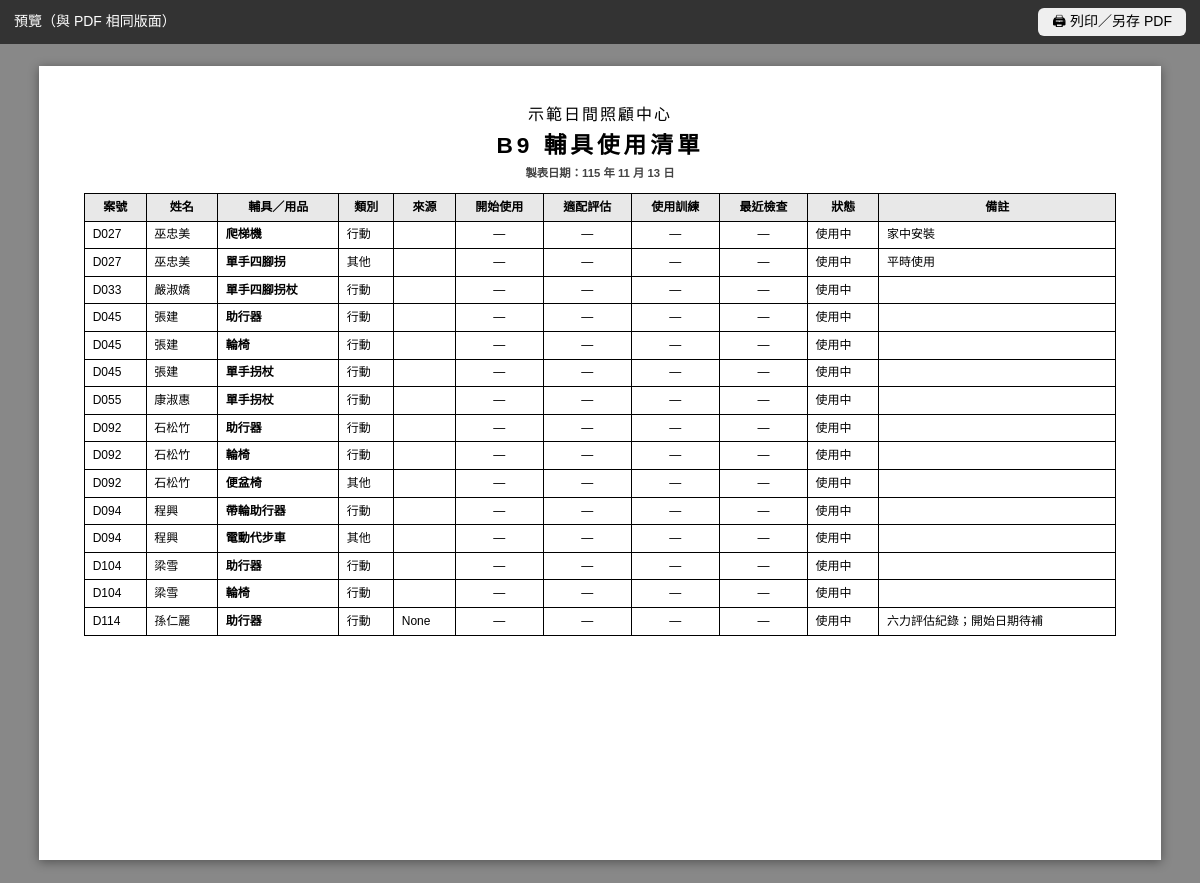
Screenshot of /print/list/aids (signed in) with the database file from the repository.
### tables this page shows
CREATE TABLE settings (key TEXT PRIMARY KEY, value TEXT);

CREATE TABLE aids (id INTEGER PRIMARY KEY, client_id INTEGER, item TEXT, category TEXT, source TEXT,
  start_date TEXT, end_date TEXT, status TEXT DEFAULT '使用中', fit_date TEXT, train_date TEXT, check_date TEXT,
  note TEXT, created TEXT, updated TEXT);

CREATE TABLE clients (id INTEGER PRIMARY KEY, case_no TEXT, name TEXT, gender TEXT, birth TEXT,
  services TEXT, supervisor TEXT, living TEXT, identity TEXT, phone TEXT, phone2 TEXT, address TEXT,
  diagnosis TEXT, status TEXT DEFAULT '在案', note TEXT, created TEXT, updated TEXT);

### app.py (the view)
@app.route("/print/list/<kind>")
@login_required
def print_list(kind):
    if kind not in ("aids", "goals", "roster"):
        abort(404)
    p = excel_payload("1900-01-01", "2999-12-31")
    return print_html("list", kind=kind, p=p, screen=True)

### app.py (called while the page is built)
def db():
    if "db" not in g:
        g.db = sqlite3.connect(DB_PATH)
        g.db.row_factory = sqlite3.Row
        g.db.execute("PRAGMA foreign_keys=ON")
    return g.db

@app.teardown_appcontext
def _close(_):
    d = g.pop("db", None)
    if d is not None:
        d.close()

def setting(key):
    r = db().execute("SELECT value FROM settings WHERE key=?", (key,)).fetchone()
    return r["value"] if r else DEFAULT_SETTINGS.get(key, "")

def to_date(s):
    if not s:
        return None
    if isinstance(s, (date, datetime)):
        return s if isinstance(s, date) and not isinstance(s, datetime) else s.date()
    s = str(s).strip().replace(".", "/").replace("-", "/")
    parts = s.split("/")
    try:
        y, m, d = (int(p) for p in parts[:3])
    except ValueError:
        return None
    if y < 1000:
        y += 1911
    try:
        return date(y, m, d)
    except ValueError:
        return None

def roc(s, sep="/"):
    d = to_date(s)
    return f"{d.year - 1911}{sep}{d.month:02d}{sep}{d.day:02d}" if d else ""

def roc_long(s):
    d = to_date(s)
    return f"{d.year - 1911} 年 {d.month} 月 {d.day} 日" if d else "　　 年　 月　 日"

def add_months(d, n):
    d = to_date(d)
    m = d.month - 1 + n
    y = d.year + m // 12
    m = m % 12 + 1
    last = [31, 29 if y % 4 == 0 and (y % 100 or y % 400 == 0) else 28, 31, 30, 31, 30, 31, 31, 30, 31, 30, 31][m - 1]
    return date(y, m, min(d.day, last))

def age_at(birth, on=None):
    b = to_date(birth)
    if not b:
        return None
    on = to_date(on) or date.today()
    return on.year - b.year - ((on.month, on.day) < (b.month, b.day))

def client_dict(row, on=None):
    c = dict(row)
    c["age"] = age_at(c.get("birth"), on)
    c["label"] = f"{c['name']}（{c['case_no']}）" if c.get("case_no") else c["name"]
    return c

def assess_dict(row):
    a = dict(row)
    a["data"] = json.loads(a["data"] or "{}")
    return a

def active_clients(status="在案"):
    q = "SELECT * FROM clients"
    args = []
    if status:
        q += " WHERE status=?"
        args.append(status)
    cs = [client_dict(r) for r in db().execute(q + " ORDER BY case_no, name", args)]
    for c in cs:
        c["due"] = due_info(c["id"])
    return cs

def login_required(f):
    @wraps(f)
    def w(*a, **k):
        if not session.get("uid"):
            return redirect(url_for("login", next=request.path))
        return f(*a, **k)
    return w

def print_html(tpl, **kw):
    return render_template(f"print_{tpl}.html", setting=setting, **kw)

### templates/print_list.html (shortened to what this page needs)
{% extends "print_base.html" %}
{% block bodyclass %}land{% endblock %}
{% block body %}
<div class="page">
  <header><div class="org">{{ p.center }}</div><h1>{{ {'aids':'B9 輔具使用清單','goals':'B10 自立支援目標追蹤表','roster':'在案個案評估追蹤名冊'}[kind] }}</h1>
    <div class="sub">製表日期：{{ today()|roc_long }}</div></header>
  {% if kind == 'aids' %}
  <table class="t"><thead><tr><th>案號</th><th>姓名</th><th>輔具／用品</th><th>類別</th><th>來源</th><th>開始使用</th><th>適配評估</th><th>使用訓練</th><th>最近檢查</th><th>狀態</th><th>備註</th></tr></thead>
  {% for x in p.aids %}<tr><td>{{ x.case_no }}</td><td>{{ x.name }}</td><td><b>{{ x.item }}</b></td><td>{{ x.category }}</td><td>{{ x.source }}</td>
    {% for k in ['start_date','fit_date','train_date','check_date'] %}<td class="c">{{ x[k]|roc or '—' }}</td>{% endfor %}<td>{{ x.status }}</td><td>{{ x.note }}</td></tr>{% endfor %}</table>
  {% endif %}
</div>
{% endblock %}

### rows the page displays
settings: center "示範日間照顧中心"
aids: case_no "D027", name "巫忠美", item "爬梯機", category "行動", start_date "—" "—" "—" "—", status "使用中", note "家中安裝"
aids: case_no "D027", name "巫忠美", item "單手四腳拐", category "其他", start_date "—" "—" "—" "—", status "使用中", note "平時使用"
aids: case_no "D033", name "嚴淑嬌", item "單手四腳拐杖", category "行動", start_date "—" "—" "—" "—", status "使用中"
aids: case_no "D045", name "張建", item "助行器", category "行動", start_date "—" "—" "—" "—", status "使用中"
aids: case_no "D045", name "張建", item "輪椅", category "行動", start_date "—" "—" "—" "—", status "使用中"
aids: case_no "D045", name "張建", item "單手拐杖", category "行動", start_date "—" "—" "—" "—", status "使用中"
aids: case_no "D055", name "康淑惠", item "單手拐杖", category "行動", start_date "—" "—" "—" "—", status "使用中"
aids: case_no "D092", name "石松竹", item "助行器", category "行動", start_date "—" "—" "—" "—", status "使用中"
aids: case_no "D092", name "石松竹", item "輪椅", category "行動", start_date "—" "—" "—" "—", status "使用中"
aids: case_no "D092", name "石松竹", item "便盆椅", category "其他", start_date "—" "—" "—" "—", status "使用中"
aids: case_no "D094", name "程興", item "帶輪助行器", category "行動", start_date "—" "—" "—" "—", status "使用中"
aids: case_no "D094", name "程興", item "電動代步車", category "其他", start_date "—" "—" "—" "—", status "使用中"
aids: case_no "D104", name "梁雪", item "助行器", category "行動", start_date "—" "—" "—" "—", status "使用中"
aids: case_no "D104", name "梁雪", item "輪椅", category "行動", start_date "—" "—" "—" "—", status "使用中"
aids: case_no "D114", name "孫仁麗", item "助行器", category "行動", source "None", x "—" "—" "—" "—", status "使用中", note "六力評估紀錄；開始日期待補"
